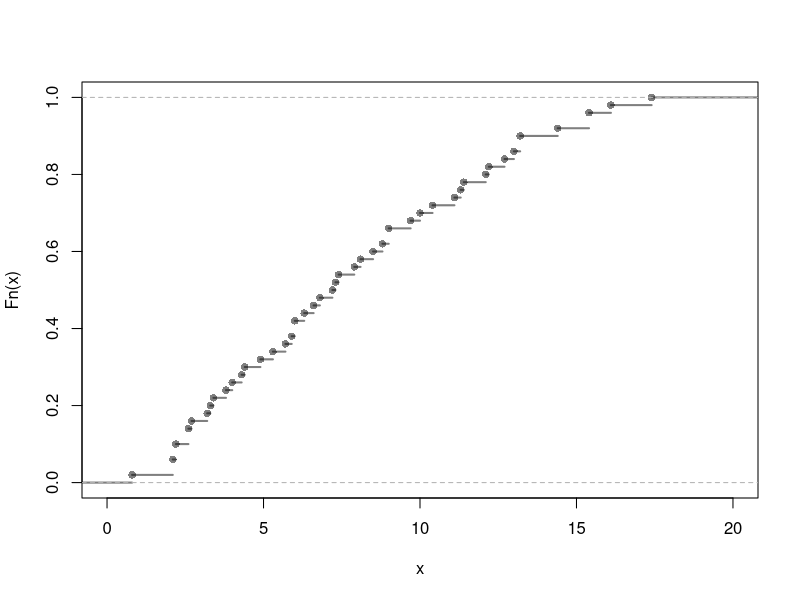
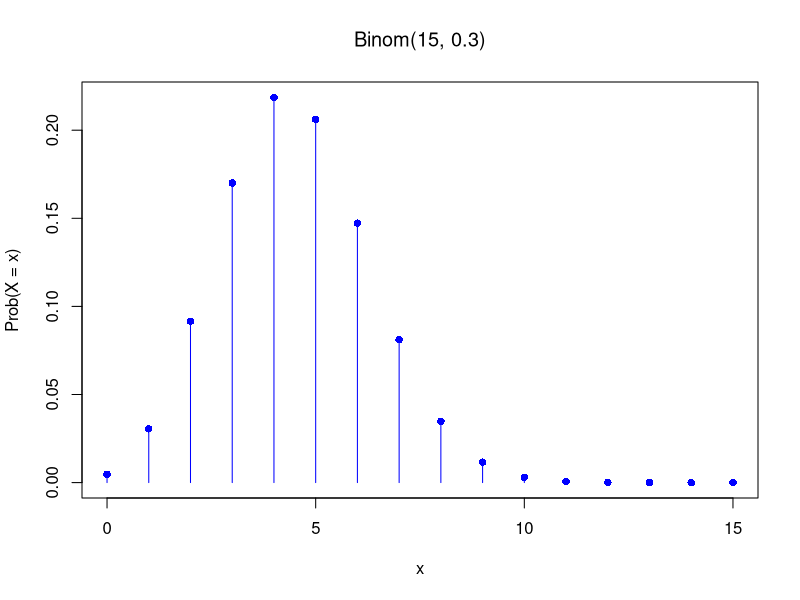
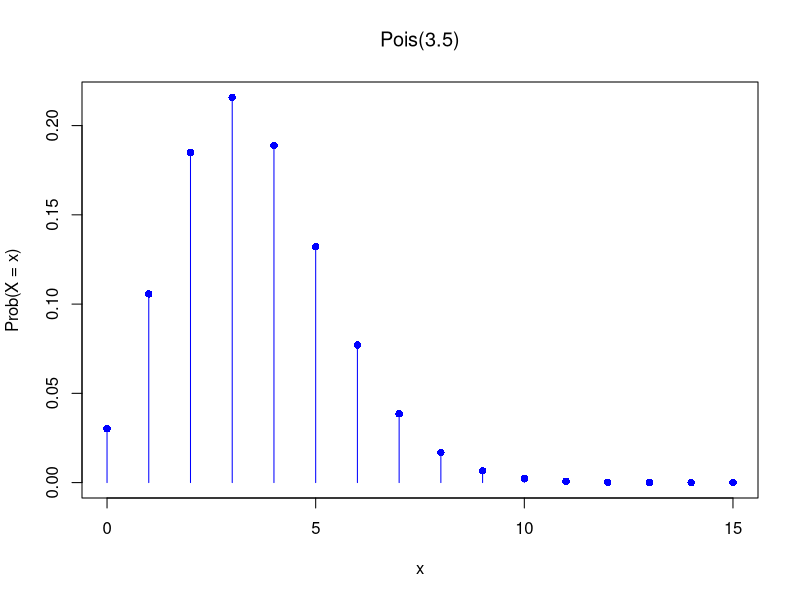
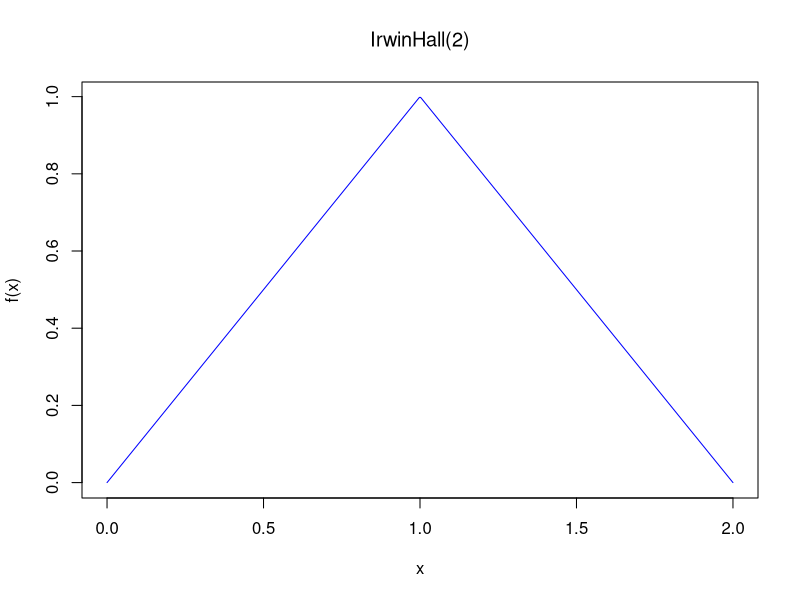
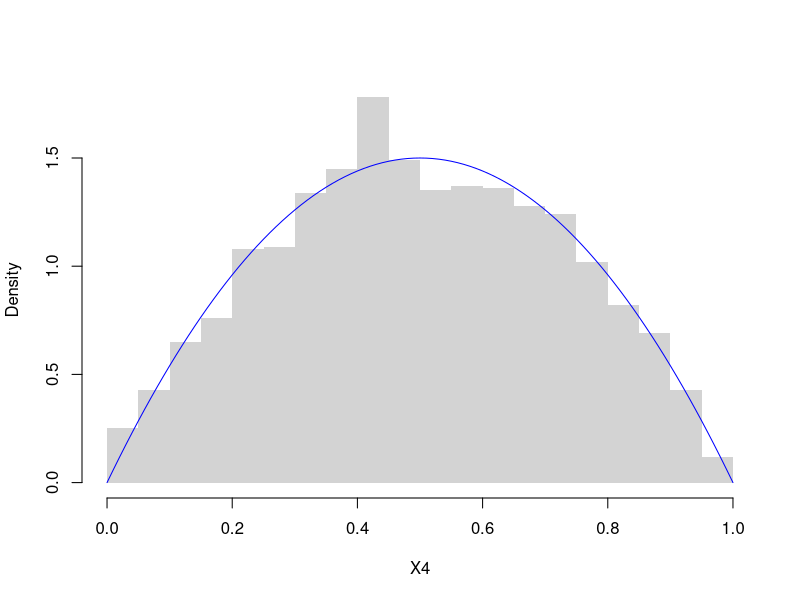
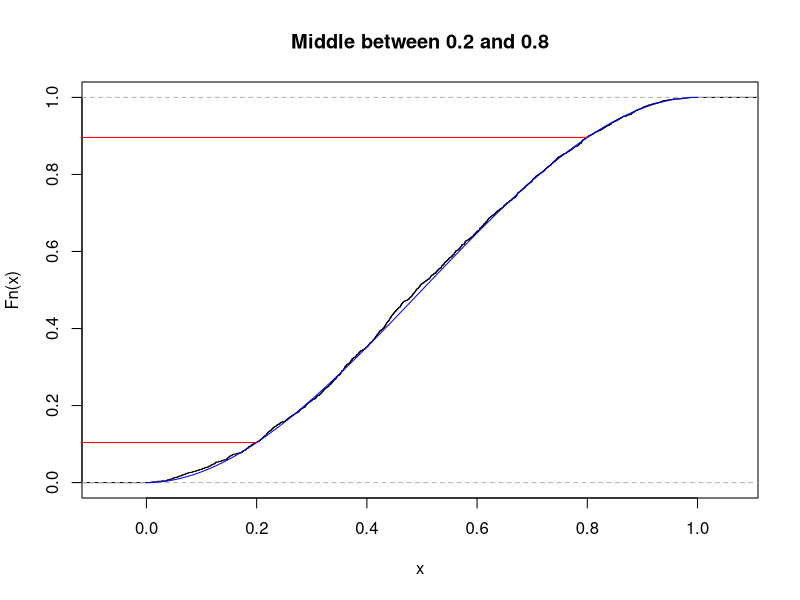
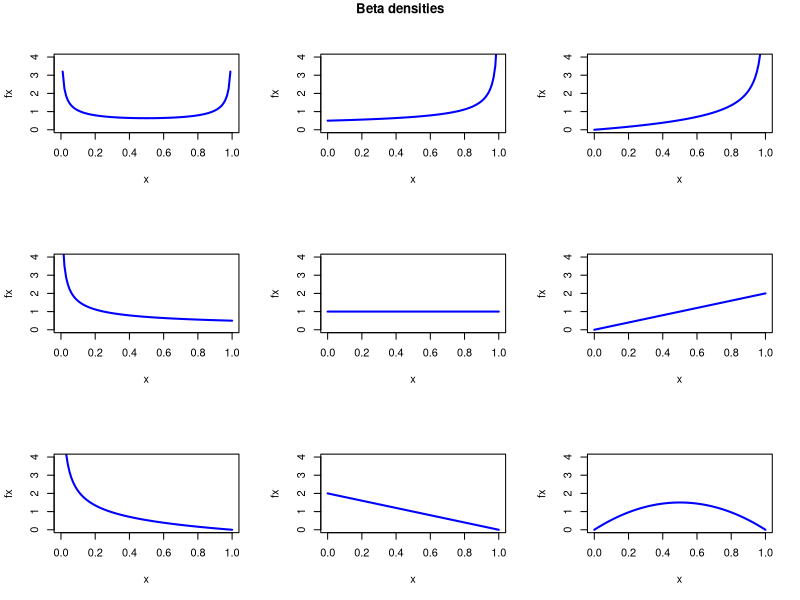

Source code (R) for these figures, in order:
## ---- chunk 1
# Empirical Distribution
X <- USArrests[,'Murder']
FX_hat <- ecdf(X)
plot(FX_hat, lwd=2, xlim=c(0,20),
    pch=16, col=grey(0,.5), main='')

# Generating random variables via inverse ECDF
p <- runif(3000) ## Multiple Draws
QX_hat <- quantile(FX_hat, p, type=1)
QX_hat[c(1,2,3)]

## Can also do directly from the data
QX_hat <- quantile(X, p, type=1)
QX_hat[c(1,2,3)]
## ---- chunk 2
# 4 random data points from 3 different distributions
qunif(4)
qexp(4)
qnorm(4)
## ---- chunk 3
# Theoretical Quantile Function (from VGAM::qdagum)
qdagum <- function(p, scale.b=1, shape1.a, shape2.c) {
  # Quantile function (theoretically derived from the CDF)
  ans <- scale.b * (expm1(-log(p) / shape2.c))^(-1 / shape1.a)
  # Special known cases
  ans[p == 0] <- 0
  ans[p == 1] <- Inf
  # Safety Checks
  ans[p < 0] <- NaN
  ans[p > 1] <- NaN
  if(scale.b <= 0 | shape1.a <= 0 | shape2.c <= 0){ ans <- ans*NaN }
  # Return
  return(ans)
}

# Generate Random Variables (VGAM::rdagum)
rdagum <-function(n, scale.b=1, shape1.a, shape2.c){
    p <- runif(n) # generate random probabilities
    x <- qdagum(p, scale.b=scale.b, shape1.a=shape1.a, shape2.c=shape2.c) #find the inverses
    return(x)
}

# Example
set.seed(123)
X <- rdagum(3000,1,3,1)
X[c(1,2,3)]
## ---- chunk 4
## Minimal example
n <- 15
p <- 0.3

# PMF plot
x <- seq(0, n)
f_x <- dbinom(x, n, p)
plot(x, f_x, type = "h", col = "blue",
    main='',  xlab = "x", ylab = "Prob(X = x)")
title(bquote(paste('Binom(',.(n),', ',.(p), ')' ) ))
points(x, f_x, pch = 16, col = "blue")

# Simulate:  Compare empirical vs theoretical
#X <- rbinom(1e4, size = n, prob = p)
#c(emp_mean = mean(X), th_mean = n*p)
#c(emp_var  = var(X),  th_var  = n*p*(1-p))
## ---- chunk 5
## Minimal example
lambda <- 3.5

# PMF plot
x <- seq(0, 15)
f_x <- dpois(x, lambda)
plot(x, f_x, type="h", col="blue",
     xlab = "x", ylab = "Prob(X = x)")
points(x, f_x, pch = 16, col = "blue")
title(bquote(paste('Pois(',.(lambda), ')')))


# Simulate: Compare empirical vs theoretical
#X <- rpois(1e4, lambda)
#c(emp_mean = mean(X), th_mean = lambda)
#c(emp_var  = var(X),  th_var  = lambda)
## ---- chunk 6
## Minimal example (base R)
# Irwin–Hall PDF function
dirwinhall <- function(x, n) {
    f_x <- vector(length=length(x))
    for(i in seq(x)) {
        xx <- x[i]
        if(xx < 0 | xx > n){
            f_x[i] <- 0 
        } else {
            k <- seq(0, floor(xx))
            f_k <- sum((-1)^k*choose(n, k)*(xx-k)^(n-1))/factorial(n-1)
            f_x[i] <- f_k
        }
    }
    return(f_x)
}

# Parameters
n <- 2
x <- seq(0, n, length.out = 500)

# Compute and plot PDF
f_x <- dirwinhall(x, n)
plot(x, f_x, type="l", col="blue",
    main='', xlab = "x", ylab = "f(x)")
title(bquote(paste('IrwinHall(',.(n), ')')))
## ---- chunk 7
X4 <- rbeta(2000,2,2) ## two shape parameters
hist(X4, breaks=20, border=NA, main=NA, freq=F)

#See the underlying probabilities
#f_25 <- dbeta(.25, 2, 2)

x <- seq(0,1,by=.01)
fx <- dbeta(x, 2, 2)
lines(x, fx, col='blue')
## ---- chunk 8
plot( ecdf(X4), main=NA) # Empirical

x <- seq(0,1,by=.01) # Theoretical
Fx <- pbeta(x, 2, 2)
lines(x, Fx, col='blue')

# Middle Interval Example 
F2 <- pbeta(0.2, 2, 2)
F8 <- pbeta(0.8, 2, 2)
F_2_8 <- F8 - F2
F_2_8

# Visualize
title('Middle between 0.2 and 0.8')
segments( 0.2, F2, -1, F2, col='red')
segments( 0.8, F8, -1, F8, col='red')
## ---- chunk 9
#| fig-width: 8
#| fig-height: 6
op <- par(no.readonly = TRUE); on.exit(par(op), add = TRUE)
x <- seq(0,1,by=.01)
pars <- expand.grid( c(.5,1,2), c(.5,1,2) )
par(mfrow=c(3,3))
apply(pars, 1, function(p){
    fx <- dbeta( x,p[1], p[2])
    plot(x, fx, type='l', xlim=c(0,1), ylim=c(0,4), lwd=2, col='blue')
    #hist(rbeta(2000, p[1], p[2]), breaks=50, border=NA, main=NA, freq=F)
})
title('Beta densities', outer=T, line=-1)
## ---- chunk 10
# Simulation verification
set.seed(123)
x <- seq(1,6)
rolls <- sample(x, 1e6, replace = TRUE)
A <- rolls > 2
B <- rolls %% 2 == 0
P_AcondB <- mean(A & B) / mean(B)
round(P_AcondB, 3)
